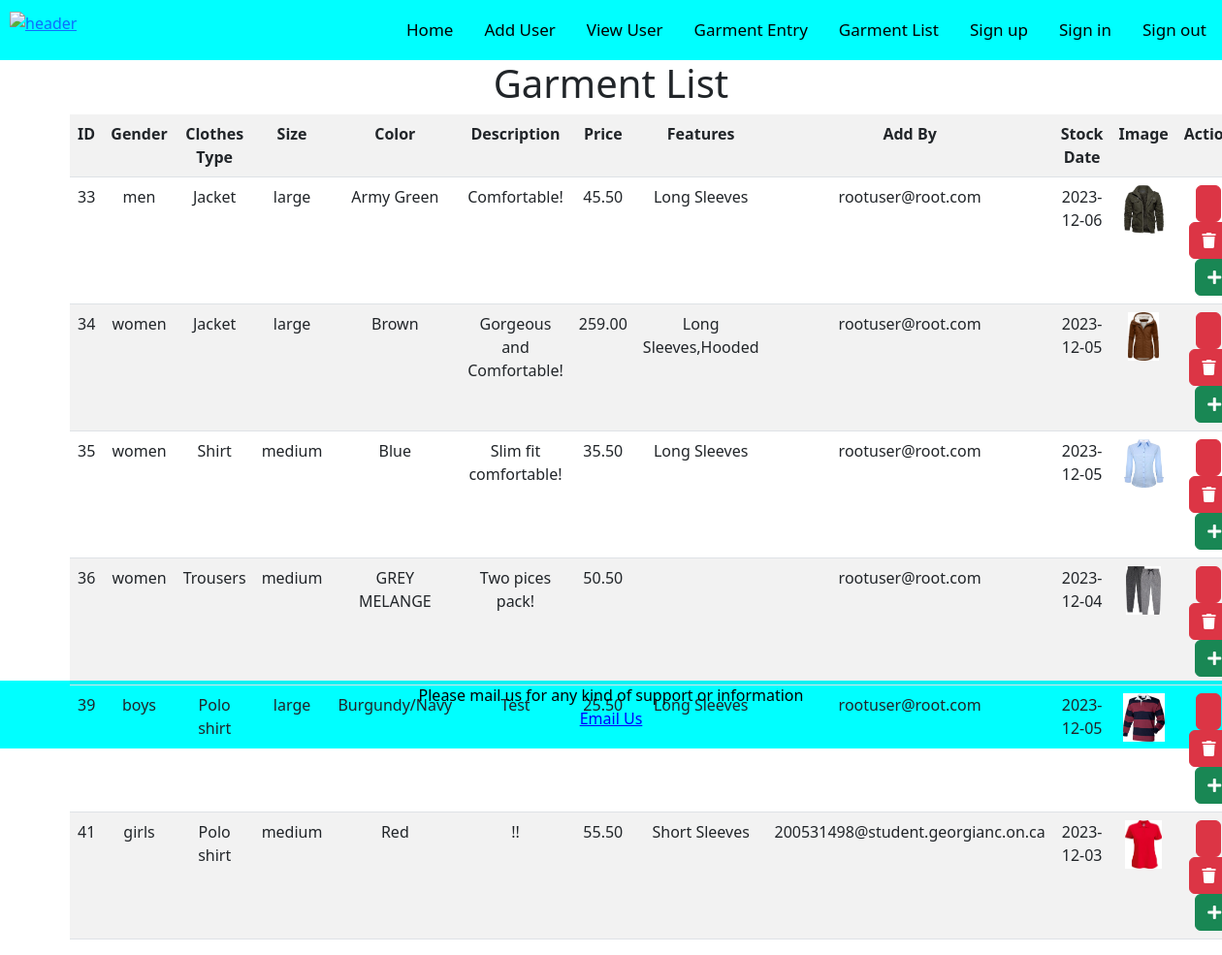
The page /view.php on the database its author committed.
### tables this page shows
CREATE TABLE `clothes` (
  `id` int(11) NOT NULL AUTO_INCREMENT,
  `gender` varchar(255) NOT NULL,
  `clothes_type` varchar(255) NOT NULL,
  `size` varchar(20) NOT NULL,
  `color` varchar(255) NOT NULL,
  `description` text DEFAULT NULL,
  `price` decimal(10,2) NOT NULL,
  `feature` varchar(255) DEFAULT NULL,
  `add_by` varchar(100) DEFAULT NULL,
  `sdate` date DEFAULT NULL,
  `img_name` varchar(100) DEFAULT NULL,
  `img_name_path` varchar(100) DEFAULT NULL,
  PRIMARY KEY (`id`)
);

### includes/database.php (called while the page is built, shortened)
<?php
class database{
  private $servername = "localhost";
  private $username   = "root";
  private $password   = "";
  private $database   = "a2";
  public  $con;
  public function __construct()
  {
    $this->con = new mysqli($this->servername, $this->username,$this->password,$this->database);
  }
  public function displayGarmentData()
  {
    $query = "SELECT * FROM clothes";
    $result = $this->con->query($query);
    if ($result->num_rows > 0) {
      $data = array();
      while ($row = $result->fetch_assoc()) {
        $data[] = $row;
      }
      return $data;
    }
  }
}
$appdb = new database();
?>

### view.php (the view, shortened to what this page needs)
<?php
require_once("includes/database.php");
$result = $appdb->displayGarmentData();
  require("includes/myheader.php");
?>
    <main class="container">
      <section class="form-row row justify-content-center">
        <h1>Garment List</h1>
	    <div class="row">
		    <table class="table table-hover table-striped">
        <tr>
          <th>ID</th>
          <th>Gender</th>
          <th>Clothes Type</th>
          <th>Size</th>
          <th>Color</th>
          <th>Description</th>
          <th>Price</th>
          <th>Features</th>
          <th>Add By</th>
          <th>Stock Date</th>
          <th>Image</th>
          <th style="width: 150px;">Action</th>
        </tr>
        <?php
        if(!empty($result)){
          foreach($result as $key => $res){
            echo "<tr>";
            echo "<td>".$res['id']."</td>";
            echo "<td>".$res['gender']."</td>";
            echo "<td>".$res['clothes_type']."</td>";
            echo "<td>".$res['size']."</td>";
            echo "<td>".$res['color']."</td>";
            echo "<td>".$res['description']."</td>";
            echo "<td>".$res['price']."</td>";
            echo "<td>".$res['feature']."</td>";
            echo "<td>".$res['add_by']."</td>";
            echo "<td>".$res['sdate']."</td>";
            echo "<td><a href=". $res['img_name_path']."><img src='" . $res['img_name_path'] . "' alt='Garment Image' style='max-width: 50px; max-height: 50px;'></a></td>";
            echo '<td>
                  <button class="btn btn-danger"><a href="edit.php?editId='.$res['id'].'"><i class="fa fa-pencil text-white"></i></a></button>
                  <button class="btn btn-danger"><a href="view.php?deleteId='.$res['id'].'" onclick="return confirm(\'Are you sure?\'); return false;">
                  <i class="fa fa-trash text-white"></i> </a></button>
                  <a href="add.php" style="float:right;"><button class="btn btn-success"><i class="fas fa-plus"></i></button></a>
                  </td>';
            echo "</tr>";
          }
        }
        ?>
		</table>
	 </div>
	</section>
    </main>
<?php require("includes/myfooter.php");?>
  </body>
</html>

### includes/myheader.php (shortened to what this page needs)
<!DOCTYPE html>
<html lang="en">
  <head>
    <link rel="stylesheet" href="css/styles.css">
    <link rel="stylesheet" href="https://cdn.jsdelivr.net/npm/bootstrap@5.2.0-beta1/dist/css/bootstrap.min.css">
    <link rel="stylesheet" href="https://pro.fontawesome.com/releases/v5.10.0/css/all.css"/>
  </head>
  <body>
    <header>
      <nav class="mainnav">
        <div class="logo">
          <a href="index.php">
            <img src="img/logo.png" alt="header">
          </a>
        </div>
        <div class="menu">
          <a href="index.php">Home</a>
          <a href="adduser.php">Add User</a>
          <a href="viewuser.php">View User</a>
          <a href="add.php">Garment Entry</a>
          <a href="view.php">Garment List</a>
          <a href="signup.php">Sign up</a>
          <a href="signin.php">Sign in</a>
          <a href="signout.php">Sign out</a>
        </div>
      </nav>
    </header>

### includes/myfooter.php
<footer>
  <p>Please mail us for any kind of support or information<br>
  <a href="mailto:200531498@student.georgianc.on.ca">Email Us</a></p>
</footer>

### css/styles.css (style rules this page uses)
body { margin: 15%; font-family: Arial, Helvetica, sans-serif; background-color: aqua; }
header { width: 100%; }
.mainnav { background-color:aqua; overflow: hidden; }
.logo { float:left; width: 100px; height:auto; padding: 10px; }
.logo img { width: 80px; height: auto; }
.menu { float:right; }
.menu a { float: left; color:black; text-align: center; padding: 18px 16px; text-decoration: none; font-size: 17px; }
.container { width: 100%; height:80vh; }
.container h1 { text-align: center; }
footer { text-align: center; padding: 3px; background-color:aqua; color: black; }
footer a { color:blue; }
.table { text-align: center; }

### rows shown on the page
clothes: id "33", gender "men", clothes_type "Jacket", size "large", color "Army Green", description "Comfortable!", price "45.50", feature "Long Sleeves", add_by "rootuser@root.com", sdate "2023-12-06", img_name_path (picture)
clothes: id "34", gender "women", clothes_type "Jacket", size "large", color "Brown", description "Gorgeous and Comfortable!", price "259.00", feature "Long Sleeves,Hooded", add_by "rootuser@root.com", sdate "2023-12-05", img_name_path (picture)
clothes: id "35", gender "women", clothes_type "Shirt", size "medium", color "Blue", description "Slim fit comfortable!", price "35.50", feature "Long Sleeves", add_by "rootuser@root.com", sdate "2023-12-05", img_name_path (picture)
clothes: id "36", gender "women", clothes_type "Trousers", size "medium", color "GREY MELANGE", description "Two pices pack!", price "50.50", add_by "rootuser@root.com", sdate "2023-12-04", img_name_path (picture)
clothes: id "39", gender "boys", clothes_type "Polo shirt", size "large", color "Burgundy/Navy", description "Test", price "25.50", feature "Long Sleeves", add_by "rootuser@root.com", sdate "2023-12-05", img_name_path (picture)
clothes: id "41", gender "girls", clothes_type "Polo shirt", size "medium", color "Red", description "!!", price "55.50", feature "Short Sleeves", add_by "200531498@student.georgianc.on.ca", sdate "2023-12-03", img_name_path (picture)
